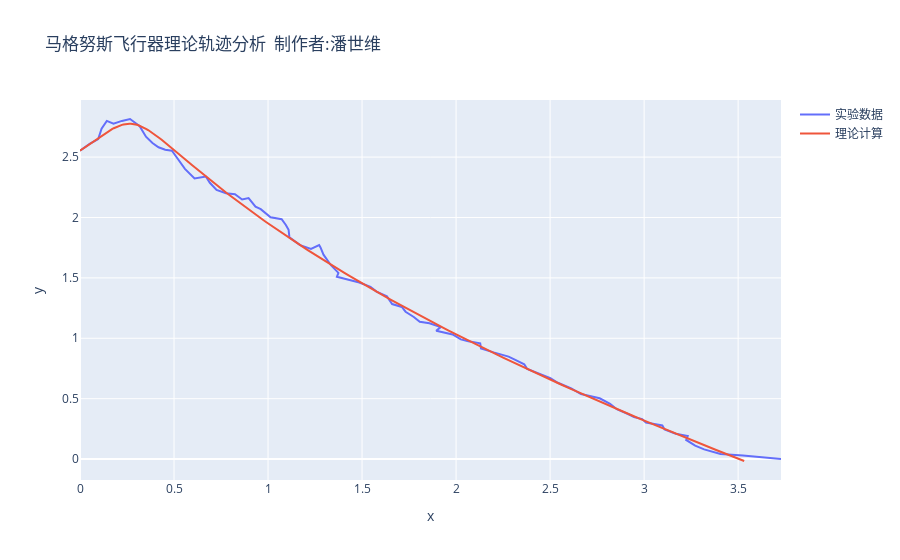

The notebook cell this image was saved under:
### Code cell
import plotly.graph_objects as go
X_arr=[]
Y_arr=[]
t_arr=[]
fig=go.Figure()
data_file = os.path.join('data', f'01.csv')
time=[]
X=[]
Y=[]
with open(data_file, 'r') as f:
    for line in f:
        time.append(float(line.split('	')[0]))
        X.append(float(line.split('	')[1]))
        Y.append(float(line.split('	')[2]))
    X=np.flipud((np.array(X)-X[-1])/100)
    Y=np.flipud((np.array(Y)-Y[-1])/100)[::-1]
    X_arr.append(X)
    Y_arr.append(Y)
    t_arr.append(time)
    fig.add_trace(go.Scatter(x=X,y=Y,name=f'实验数据'))
  
#分析角度 到0为止
g=-9.8
n=300
dt=0.01
vx=2
vy=8
x=0
y=3.3
m=1
def update3(x=0,y=2.553,vx=1.533,vy=1.66,l=0.001,l2=0.0033):
    #x,y为初始点的坐标，vx,vy分别为x,y方向速度的大小,l为阻力系数,l2为升力系数
    t=0
    X=[x]
    Y=[y]
    for i in range(n):
        t=t+dt
        x=x+vx*dt
        y=y+vy*dt
        v=math.sqrt(vx**2+vy**2)
        omega=10*math.e**(-0.5*t)
        aF=omega*v*l2
        af=l*v**2/m
        vx=vx-af*(vx/v)-aF*(vy/v)
        vy=vy+g*dt-af*(vy/v)+aF*(vx/v)
        X.append(x)
        Y.append(y)
        if(y<0):
            break
    return X,Y
X3,Y3=update3()
fig.add_trace(go.Scatter(x=X3,y=Y3,name=f'理论计算'))
fig.update_layout(title='马格努斯飞行器理论轨迹分析  制作者:潘世维',
                    xaxis_title='x',yaxis_title='y')

### Figure 1 — Plotly figure (JSON) as saved in the notebook; plotly's stock layout.template omitted (floating-point values rounded to 4 significant figures; data arrays with more than 128 entries replaced by an {"elided": "..."} marker saying what was removed)
{"data": [{"name": "实验数据", "type": "scatter", "x": [0, 0.05123, 0.09689, 0.1147, 0.1426, 0.1782, 0.2227, 0.2662, 0.3174, 0.3508, 0.3853, 0.4176, 0.4533, 0.4889, 0.5234, 0.558, 0.6092, 0.6693, 0.6905, 0.7261, 0.7762, 0.8241, 0.862, 0.8965, 0.9333, 0.9611, 1.013, 1.072, 1.095, 1.109, 1.114, 1.17, 1.228, 1.272, 1.279, 1.295, 1.335, 1.374, 1.366, 1.485, 1.545, 1.577, 1.632, 1.66, 1.712, 1.731, 1.775, 1.807, 1.859, 1.918, 1.894, 1.982, 2.025, 2.065, 2.128, 2.132, 2.2, 2.279, 2.315, 2.363, 2.378, 2.434, 2.502, 2.541, 2.613, 2.664, 2.763, 2.819, 2.855, 2.914, 2.946, 2.99, 3.01, 3.097, 3.109, 3.168, 3.232, 3.224, 3.272, 3.319, 3.406, 3.526, 3.728], "y": [2.553, 2.609, 2.649, 2.736, 2.8, 2.776, 2.8, 2.815, 2.756, 2.669, 2.617, 2.581, 2.561, 2.553, 2.478, 2.403, 2.323, 2.339, 2.288, 2.228, 2.2, 2.192, 2.149, 2.161, 2.089, 2.069, 2.002, 1.986, 1.938, 1.899, 1.835, 1.772, 1.74, 1.772, 1.752, 1.692, 1.605, 1.541, 1.51, 1.462, 1.426, 1.387, 1.347, 1.283, 1.26, 1.22, 1.176, 1.136, 1.125, 1.093, 1.062, 1.031, 0.9912, 0.9756, 0.9589, 0.9155, 0.8832, 0.8486, 0.8219, 0.7852, 0.7462, 0.7139, 0.6693, 0.6315, 0.5858, 0.5379, 0.5034, 0.4577, 0.4132, 0.3731, 0.3486, 0.3308, 0.3029, 0.2784, 0.245, 0.2094, 0.1904, 0.1581, 0.1114, 0.08019, 0.04232, 0.02896, 0]}, {"name": "理论计算", "type": "scatter", "x": {"elided": "139 float values"}, "y": {"elided": "139 float values"}}], "layout": {"title": {"text": "马格努斯飞行器理论轨迹分析  制作者:潘世维"}, "xaxis": {"title": {"text": "x"}}, "yaxis": {"title": {"text": "y"}}}}
